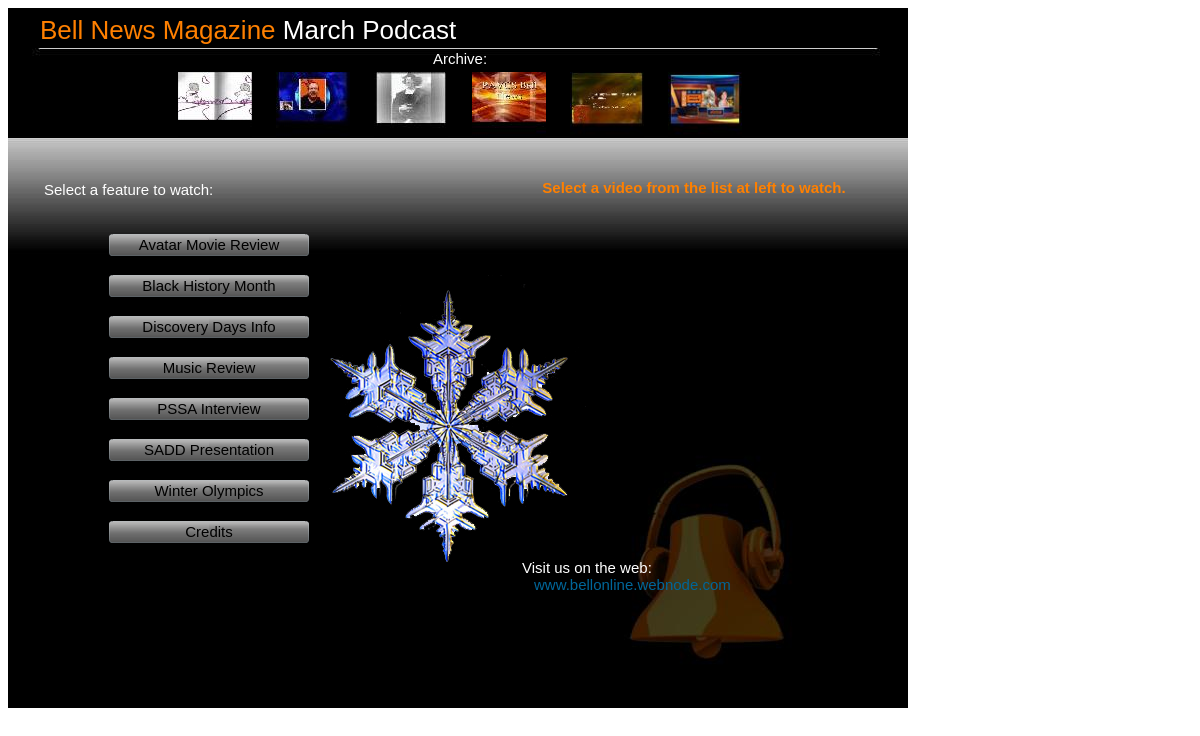
The app's page /index.php?id=74 with its own data.
### tables this page shows
CREATE TABLE IF NOT EXISTS `siteprofiles` (
  `id` int(11) NOT NULL,
  `organizationName` text NOT NULL,
  `website` text NOT NULL,
  `email` text NOT NULL
);

CREATE TABLE IF NOT EXISTS `podcastdata` (
  `id` int(11) NOT NULL auto_increment,
  `position` int(11) NOT NULL,
  `name` longtext NOT NULL,
  `playerStyle` longtext NOT NULL,
  `autoPlay` longtext NOT NULL,
  `background` longtext NOT NULL,
  `splashImage` longtext NOT NULL,
  `published` int(1) NOT NULL,
  PRIMARY KEY  (`id`)
);

CREATE TABLE IF NOT EXISTS `archivedata_MarchPodcast` (
  `id` int(20) NOT NULL auto_increment,
  `position` int(11) NOT NULL,
  `inactive` longtext NOT NULL,
  `active` longtext NOT NULL,
  `url` longtext NOT NULL,
  PRIMARY KEY  (`id`)
);

CREATE TABLE IF NOT EXISTS `featuredata_MarchPodcast` (
  `id` int(11) NOT NULL auto_increment,
  `position` int(11) NOT NULL,
  `name` longtext NOT NULL,
  `url` longtext NOT NULL,
  PRIMARY KEY  (`id`)
);

### index.php (the view, shortened to what this page needs)
<?php require_once("system/database/connection.php"); ?>
<?php
	if (isset ($_GET['id'])) {
		$id = $_GET['id'];
		$nameGrabber = mysql_query("SELECT * FROM podcastdata WHERE id = '{$id}'", $connDBA);
		if ($name = mysql_fetch_array($nameGrabber)) {
			$tableName = str_replace(" ", "", $name['name']);
			$directoryName = str_replace(" ", "_", $name['name']);
			$server = "http://" . $_SERVER['HTTP_HOST'] . "/";
		} else {
			header ("Location: index.php");
			exit;
		}
	}
?>
<?php
	$archiveGrabber = mysql_query("SELECT * FROM archivedata_{$tableName} ORDER BY position ASC", $connDBA);
?>
<?php
	$featureGrabber = mysql_query("SELECT * FROM featuredata_{$tableName} ORDER BY position ASC", $connDBA);
?>
<?php
	$backgroundGrabber = mysql_query("SELECT * FROM podcastdata WHERE id = '{$id}'", $connDBA);
	$background = mysql_fetch_array($backgroundGrabber);
?>
<!DOCTYPE html PUBLIC "-//W3C//DTD XHTML 1.0 Transitional//EN" "http://www.w3.org/TR/xhtml1/DTD/xhtml1-transitional.dtd">
<html xmlns="http://www.w3.org/1999/xhtml">
<head>
<link href="styles/style.css" rel="stylesheet" type="text/css" />
</head>
<body onload="MM_CheckFlashVersion('8,0,0,0','Content on this page requires a newer version of Adobe Flash Player. Do you want to download it now?');">
<div class="content">
<div id="title"><span class="orange"><?php echo $organizationData['organizationName']; ?></span> <span class="white"><?php echo $name['name']; ?></span></div>
<div id="archive">
  <div class="centerDiv">Archive:</div>
  <div class="centerDiv">
  <?php
  		while ($archive = mysql_fetch_array($archiveGrabber)) {
			if ($archive['inactive'] !== "") {
				echo "<div class=\"archiveImages\"><a href=\"" . $archive['url'] . "\" target=\"_blank\" onMouseOver=\"document.image" . $archive['id'] . ".src='" . $directoryName . "/" . $archive['active'] . "'\" onMouseOut=\"document.image" . $archive['id'] . ".src='" . $directoryName . "/" . $archive['inactive'] . "'\"><img src=\"" . $directoryName . "/" . $archive['inactive'] . "\" name=\"image" . $archive['id'] . "\" width=\"74\" border=\"0\" height=\"65\"></a></div>";
			}
		}
  ?>
  </div></div>
<div id="background"<?php if ($background['background'] !== "") {echo " style=\"background-image: url(" . $directoryName . "/" . $background['background'] . ")\"";} ?>></div>
<div id="list">
  <p>Select a feature to watch:
  <ul>
    <?php
		while ($features = mysql_fetch_array($featureGrabber)) {
			if ($features['name'] !== "") {
				echo "<li";
				if (isset ($_GET['feature']) && $_GET['feature'] == $features['position']) {
					echo " class=\"active\"";
				} else {
					echo " class=\"normal\"";
				}
				echo "><a href=\"index.php?id=" . $id . "&feature=" . $features['position'] . "\" onmouseover=\"Tip('Click to watch the <strong>" . $features['name'] . "</strong> feature')\" onmouseout=\"UnTip()\">" . stripslashes($features['name']) . "</a></li>";
			}
		}
	?>
  </ul>
  </p>
  </div>
<div id="video">
<?php
	if (isset ($_GET['feature'])) {
		echo"<embed type=\"application/x-shockwave-flash\" src=\"" . $server . "system/player/player.swf\" style=\"\" id=\"player\" name=\"player\" quality=\"high\" allowfullscreen=\"true\" allowscriptaccess=\"always\" wmode=\"opaque\" flashvars=\"file=" . $server . $video . "&amp;skin=" . $server . "system/player/" . $skin . "&amp;autostart=" . $autoPlay . "\" width=\"320\" height=\"240\"></embed>";
	} else {
		echo "<div class=\"directions\"><strong>Select a video from the list at left to watch.</strong></div>";
	}
?>
</div>
</div>
<div id="contactInfo">
<p>Visit us on the web:<br />
  <a href="<?php echo $organizationData['website']; ?>" onmouseover="Tip('Click to visit the <?php echo $organizationData['organizationName']; ?>\'s website')" onmouseout="UnTip()" target="_blank"><span style="color:#006699"><?php $website = str_replace("http://","", $organizationData['website']); echo $website; ?></span></a></p>
</div>
</body>
</html>

### styles/style.css (style rules this page uses)
body { font-family: Arial, Helvetica, sans-serif; text-decoration:none; margin:5; padding:5; overflow:auto; font-size: 26px; color:#FFFFFF; }
p { font-family: Arial, Helvetica, sans-serif; font-size: 15px; color:#FFFFFF; }
a:link { font-family: Arial, Helvetica, sans-serif; padding: 12px; color:#000000; text-decoration:none; }
li.normal { font-family: Arial, Helvetica, sans-serif; font-size: 15px; padding: 12px; cursor:pointer; color:#000000; background-image:url(../images/Button_Normal.png); background-repeat: no-repeat; background-position:center; text-align:center; list-style-type:none; }
.content { color: #000000; height: 700px; width: 900px; background-color: #000000; background-image: url(../images/Background.jpg); background-repeat: no-repeat; background-position: center top; z-index:1; }
#title { position:absolute; left:40px; top:15px; width:827px; height:40px; z-index:3; }
#archive { position:absolute; left:10px; top:50px; width:900px; height:15px; z-index:3; font-size: 15px; color:#FFFFFF; }
#list { position:absolute; left:44px; top:166px; width:290px; height:81px; z-index:3; }
#video { position:absolute; left:534px; top:179px; width:320px; height:240px; z-index:3; }
#contactInfo { position:absolute; left:522px; top:544px; width:212px; height:124px; z-index:3; }
#background { position:absolute; left:50px; top:175px; width:800px; height:500px; vertical-align:50%; text-align:center; z-index:3; background-repeat:no-repeat; background-position:center center; }
.centerDiv { text-align:center; padding-bottom:5px; }
.orange { font-size: 26px; color: #FF8000; }
.white { font-size: 26px; color: #FFFFFF; }
.archiveImages { display:inline; }
.directions { text-align:center; font-size: 15px; color: #FF8000; top: 150px; }

### records on screen
siteprofiles: organizationName "Bell News Magazine", website "www.bellonline.webnode.com"
podcastdata: name "March Podcast", background (picture)
archivedata_marchpodcast: inactive (picture)
archivedata_marchpodcast: inactive (picture)
archivedata_marchpodcast: inactive (picture)
archivedata_marchpodcast: inactive (picture)
archivedata_marchpodcast: inactive (picture)
archivedata_marchpodcast: inactive (picture)
featuredata_marchpodcast: name "Avatar Movie Review"
featuredata_marchpodcast: name "Black History Month"
featuredata_marchpodcast: name "Discovery Days Info"
featuredata_marchpodcast: name "Music Review"
featuredata_marchpodcast: name "PSSA Interview"
featuredata_marchpodcast: name "SADD Presentation"
featuredata_marchpodcast: name "Winter Olympics"
featuredata_marchpodcast: name "Credits"
